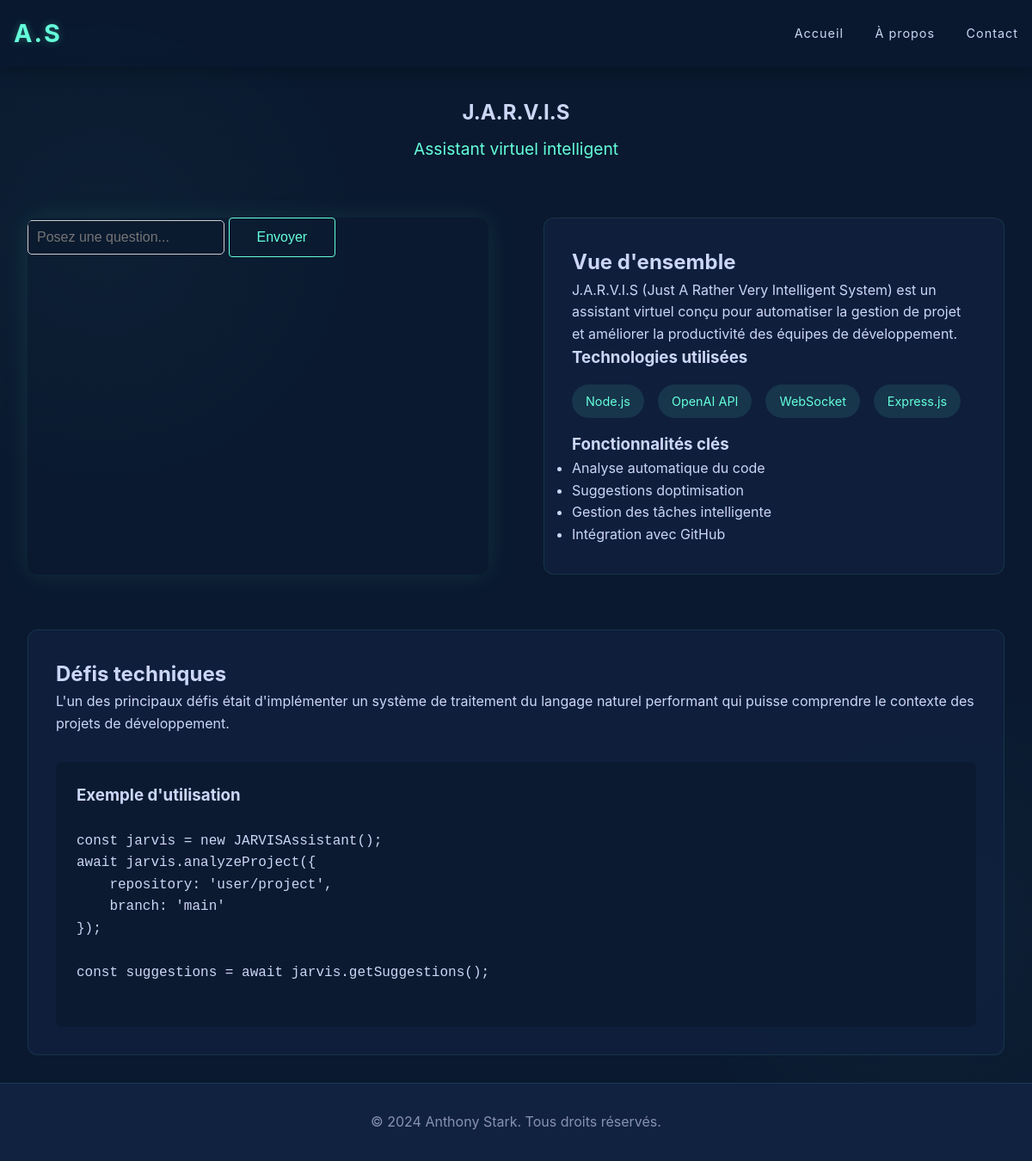
Screenshot of /projects/jarvis.php with the database file from the repository.
### tables this page shows
CREATE TABLE IF NOT EXISTS `projets` (
    `projet_id` INT AUTO_INCREMENT PRIMARY KEY,
    `projet_name` TEXT NOT NULL,
    `description` TEXT NOT NULL,
    `techno` TEXT NOT NULL,
    `fonction` TEXT NOT NULL
);

### projects/jarvis.php (the view, shortened to what this page needs)
<!DOCTYPE html>
<html lang="fr">
<head>
    <link rel="stylesheet" href="../css/style.css">
    <link rel="stylesheet" href="../css/projects.css">
</head>
<body>
    <?php
    require_once(__DIR__ . '\..\databaseconnect.php');
    $jarvisStatement = $mysqlClient->prepare('SELECT * FROM projets WHERE projet_name="J.A.R.V.I.S" ');
    $jarvisStatement->execute();
    $jarvis = $jarvisStatement->fetchAll();
    $technoString = $jarvis[0]['techno'];
    $technoArray = explode(',', $technoString);
    $fonctionString = $jarvis[0]['fonction'];
    $fonctionArray = explode(',', $fonctionString)
    ?>
    <nav>
        <div class="nav-content">
            <div class="logo">A.S</div>
            <div class="nav-links">
                <a href="../index.php">Accueil</a>
                <a href="../about.php">À propos</a>
                <a href="../contact.php">Contact</a>
            </div>
        </div>
    </nav>
    <main>
        <article class="project-details">
            <header class="project-header">
                <h1><?php echo $jarvis[0]['projet_name'];?></h1>
                <p class="project-subtitle">Assistant virtuel intelligent</p>
            </header>
            <section class="project-overview">
                <div class="project-image">
                    <div class="chat-container">
                        <form id="chatForm">
                          <input type="text" id="userInput" placeholder="Posez une question..." required>
                          <button type="submit">Envoyer</button>
                        </form>
                      </div>
                </div>
                <div class="project-description">
                    <h2>Vue d'ensemble</h2>
                    <p><?php echo $jarvis[0]['description'];?></p>
                    <h3>Technologies utilisées</h3>
                    <?php
                    if ($technoString) {
                      echo '<ul class="tech-list">';
                      foreach ($technoArray as $techno) {
                        echo '<li>' . $techno . '</li>';
                      }
                      echo '</ul>';
                    } else {
                      echo 'Aucune technologie trouvée.';
                    }?>
                    <h3>Fonctionnalités clés</h3>
                    <?php
                      echo "<ul>";
                      foreach ($fonctionArray as $fonction) {
                        echo "<li>$fonction</li>";
                      }
                      echo "</ul>";
                    ?>
                </div>
            </section>
            <section class="project-details-section">
                <h2>Défis techniques</h2>
                <p>L'un des principaux défis était d'implémenter un système de traitement du langage naturel performant qui puisse comprendre le contexte des projets de développement.</p>
                <div class="code-example">
                    <h3>Exemple d'utilisation</h3>
                    <pre><code>
const jarvis = new JARVISAssistant();
await jarvis.analyzeProject({
    repository: 'user/project',
    branch: 'main'
});
const suggestions = await jarvis.getSuggestions();
                    </code></pre>
                </div>
            </section>
        </article>
    </main>
    <footer>
        <p>© 2024 Anthony Stark. Tous droits réservés.</p>
    </footer>
</body>
</html>

### css/style.css (style rules this page uses)
:root { --primary-color: #0a192f; --secondary-color: #112240; --accent-color: #64ffda; --text-color: #ccd6f6; --bg-color: #0a192f; --card-bg: rgba(17, 34, 64, 0.7); --neon-shadow: 0 0 10px rgba(100, 255, 218, 0.2); }
* { margin: 0; padding: 0; box-sizing: border-box; }
body { font-family: 'Inter', sans-serif; line-height: 1.6; color: var(--text-color); background-color: var(--bg-color); background-image: radial-gradient(circle at 10% 20%, rgba(100, 255, 218, 0.03) 0%, transparent 20%), radial-gradient(circle at 90% 80%, rgba(100, 255, 218, 0.03) 0%, transparent 20%); }
nav { background: rgba(10, 25, 47, 0.85); backdrop-filter: blur(10px); box-shadow: 0 2px 20px rgba(0, 0, 0, 0.3); position: fixed; width: 100%; top: 0; z-index: 1000; }
.nav-content { max-width: 1200px; margin: 0 auto; padding: 1rem; display: flex; justify-content: space-between; align-items: center; }
.logo { font-size: 1.8rem; font-weight: bold; color: var(--accent-color); text-shadow: 0 0 10px rgba(100, 255, 218, 0.3); letter-spacing: 2px; }
.nav-links a { color: var(--text-color); text-decoration: none; margin-left: 2rem; transition: all 0.3s ease; position: relative; font-size: 0.9rem; letter-spacing: 1px; }
.nav-links a::after { content: ''; position: absolute; width: 0; height: 2px; bottom: -4px; left: 0; background-color: var(--accent-color); transition: width 0.3s ease; }
input, textarea { background: rgba(10, 25, 47, 0.8); border: 1px solid rgba(100, 255, 218, 0.1); color: var(--text-color); padding: 0.8rem; border-radius: 4px; transition: all 0.3s ease; }
footer { text-align: center; padding: 2rem; background: var(--secondary-color); color: #8892b0; border-top: 1px solid rgba(100, 255, 218, 0.1); }
input, textarea { padding: 10px; border: 1px solid #ccc; border-radius: 5px; font-size: 16px; }
button { padding: 10px 20px; background: rgba(100, 255, 218, 0.1); color: var(--accent-color); border: none; border-radius: 5px; font-size: 16px; cursor: pointer; }

### css/projects.css (style rules this page uses)
.project-details { max-width: 1200px; margin: 80px auto 0; padding: 2rem; }
.project-header { text-align: center; margin-bottom: 4rem; }
.project-subtitle { color: var(--accent-color); font-size: 1.2rem; margin-top: 0.5rem; }
.project-overview { display: grid; grid-template-columns: 1fr 1fr; gap: 4rem; margin-bottom: 4rem; }
.project-image { position: relative; border-radius: 12px; overflow: hidden; box-shadow: 0 0 30px rgba(100, 255, 218, 0.1); }
.project-description { padding: 2rem; background: var(--card-bg); border-radius: 12px; border: 1px solid rgba(100, 255, 218, 0.1); }
.tech-list { display: flex; flex-wrap: wrap; gap: 1rem; margin: 1rem 0; list-style: none; }
.tech-list li { background: rgba(100, 255, 218, 0.1); color: var(--accent-color); padding: 0.5rem 1rem; border-radius: 20px; font-size: 0.9rem; }
.project-details-section { margin-top: 4rem; padding: 2rem; background: var(--card-bg); border-radius: 12px; border: 1px solid rgba(100, 255, 218, 0.1); }
.code-example { margin-top: 2rem; background: rgba(10, 25, 47, 0.8); padding: 1.5rem; border-radius: 8px; overflow-x: auto; }
.code-example code { font-family: 'Fira Code', monospace; color: var(--text-color); }
button[type="submit"] { background: transparent; color: var(--accent-color); padding: 0.8rem 2rem; border: 1px solid var(--accent-color); border-radius: 4px; cursor: pointer; transition: all 0.3s ease; }

### rows the page displays
projets: projet_name "J.A.R.V.I.S", description "J.A.R.V.I.S (Just A Rather Very Intelligent System) est un assistant virtuel conçu pour automatiser la gestion de projet et améliorer la productivité des équipes de développement.", techno "Node.js", techno "OpenAI API", techno "WebSocket", techno "Express.js", fonction "Analyse automatique du code", fonction "Suggestions doptimisation", fonction "Gestion des tâches intelligente", fonction "Intégration avec GitHub"
